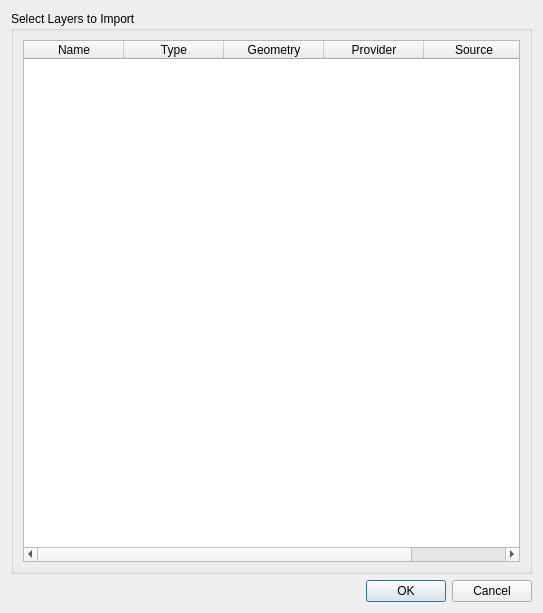
<?xml version="1.0" encoding="UTF-8"?>
<ui version="4.0">
 <class>Layers</class>
 <widget class="QDialog" name="Layers">
  <property name="geometry">
   <rect>
    <x>0</x>
    <y>0</y>
    <width>543</width>
    <height>613</height>
   </rect>
  </property>
  <property name="focusPolicy">
   <enum>Qt::StrongFocus</enum>
  </property>
  <property name="windowTitle">
   <string>Layer Chooser</string>
  </property>
  <layout class="QVBoxLayout" name="verticalLayout_2">
   <item>
    <widget class="QGroupBox" name="layerBox">
     <property name="minimumSize">
      <size>
       <width>0</width>
       <height>180</height>
      </size>
     </property>
     <property name="maximumSize">
      <size>
       <width>16777215</width>
       <height>16777215</height>
      </size>
     </property>
     <property name="title">
      <string>Select Layers to Import</string>
     </property>
     <layout class="QVBoxLayout" name="verticalLayout">
      <item>
       <widget class="QTableWidget" name="tableWidget">
        <property name="sortingEnabled">
         <bool>true</bool>
        </property>
        <attribute name="horizontalHeaderStretchLastSection">
         <bool>true</bool>
        </attribute>
        <attribute name="horizontalHeaderStretchLastSection">
         <bool>true</bool>
        </attribute>
        <column>
         <property name="text">
          <string notr="true">Name</string>
         </property>
        </column>
        <column>
         <property name="text">
          <string notr="true">Type</string>
         </property>
        </column>
        <column>
         <property name="text">
          <string notr="true">Geometry</string>
         </property>
        </column>
        <column>
         <property name="text">
          <string notr="true">Provider</string>
         </property>
        </column>
        <column>
         <property name="text">
          <string notr="true">Source</string>
         </property>
        </column>
       </widget>
      </item>
     </layout>
    </widget>
   </item>
   <item>
    <widget class="QDialogButtonBox" name="buttonBox">
     <property name="standardButtons">
      <set>QDialogButtonBox::Cancel|QDialogButtonBox::Ok</set>
     </property>
    </widget>
   </item>
  </layout>
 </widget>
 <resources/>
 <connections>
  <connection>
   <sender>buttonBox</sender>
   <signal>accepted()</signal>
   <receiver>Layers</receiver>
   <slot>accept()</slot>
   <hints>
    <hint type="sourcelabel">
     <x>184</x>
     <y>586</y>
    </hint>
    <hint type="destinationlabel">
     <x>71</x>
     <y>1</y>
    </hint>
   </hints>
  </connection>
  <connection>
   <sender>buttonBox</sender>
   <signal>rejected()</signal>
   <receiver>Layers</receiver>
   <slot>close()</slot>
   <hints>
    <hint type="sourcelabel">
     <x>271</x>
     <y>586</y>
    </hint>
    <hint type="destinationlabel">
     <x>271</x>
     <y>304</y>
    </hint>
   </hints>
  </connection>
 </connections>
</ui>
